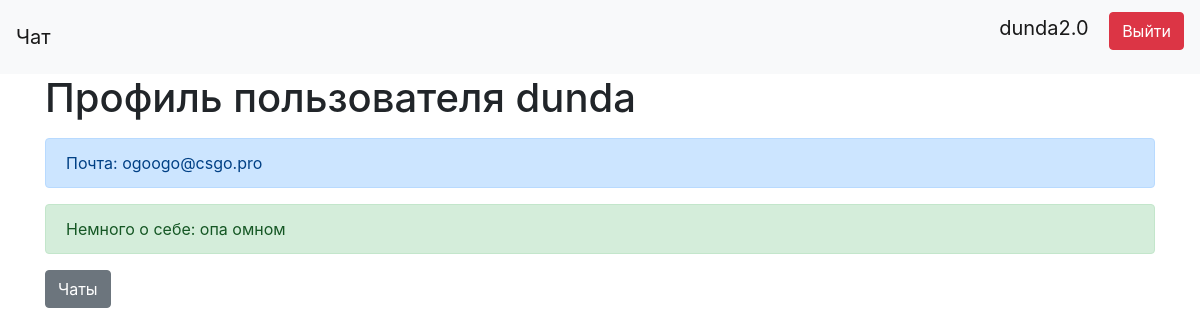
Page /profile/1 (signed in) on the committed database.
### data/users.py (models this page shows, shortened)
class User(SqlAlchemyBase, UserMixin, SerializerMixin):
    __tablename__ = 'users'
    id = sqlalchemy.Column(sqlalchemy.Integer,
                           primary_key=True, autoincrement=True)
    login = sqlalchemy.Column(sqlalchemy.String, index=True, unique=True, nullable=True)
    email = sqlalchemy.Column(sqlalchemy.String, unique=True, nullable=True)
    about = sqlalchemy.Column(sqlalchemy.String, nullable=True)
    hashed_password = sqlalchemy.Column(sqlalchemy.String, nullable=True)
    messages = orm.relation("Message", back_populates='user')

### server.py (the view)
@app.route('/profile/<int:id>', methods=['GET', 'POST'])
def profile(id):
    db_sess = db_session.create_session()
    user = db_sess.query(User).filter(User.id == id).first()
    if not user:
        return render_template("profile_error.html", title='Профиль')
    return render_template("profile.html", title='Профиль', user=user)

### data/db_session.py (called while the page is built)
def create_session() -> Session:
    global __factory
    return __factory()

### server.py (called while the page is built)
@login_manager.user_loader
def load_user(user_id):
    db_sess = db_session.create_session()
    return db_sess.query(User).get(user_id)

### templates/profile.html (shortened to what this page needs)
{% extends "base.html" %}
{% block content %}
    <h1>Профиль пользователя {{user.login}}</h1>
    <p>
        <div class="alert alert-primary" role="alert">
            Почта: {{user.email}}
        </div>
        <div style="word-wrap: break-word;" class="alert alert-success" role="alert">
            Немного о себе: {{user.about}}
        </div>
    </p>
    <a href="/" class="btn btn-secondary">Чаты</a>
{% endblock %}

### templates/base.html (shortened to what this page needs)
<!doctype html>
<html lang="en">
<head>
    <link rel="stylesheet"
          href="https://stackpath.bootstrapcdn.com/bootstrap/4.4.1/css/bootstrap.min.css"
>
</head>
<body>
<header>
    <nav class="navbar navbar-light bg-light">
        <a class="navbar-brand" href="#">Чат</a>
        {% if current_user.is_authenticated %}
            <p>
                <a class="navbar-brand" href="/profile/{{current_user.id}}">{{ current_user.login }}</a>
                <a class="btn btn-danger" href="/logout">Выйти</a>
            </p>
        {% else %}
            <p>
                <a class="btn btn-primary " href="/register">Зарегистрироваться</a>
                <a class="btn btn-success" href="/login">Войти</a>
            </p>
        {% endif %}
    </nav>
</header>
<main role="main" class="container">
    {% block content %}{% endblock %}
</main>
</body>
</html>

### rows in the picture
User: login "dunda2.0"
User: login "dunda", email "ogoogo@csgo.pro", about "опа омном"
